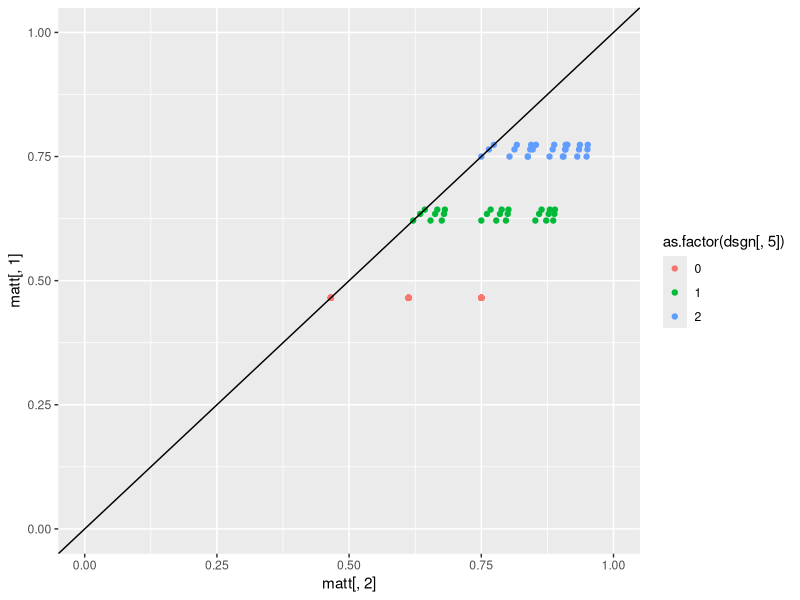
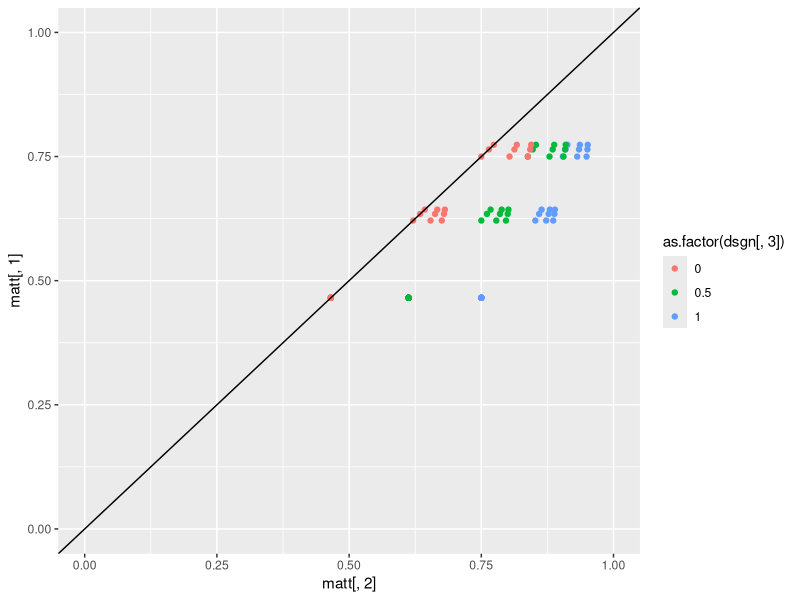
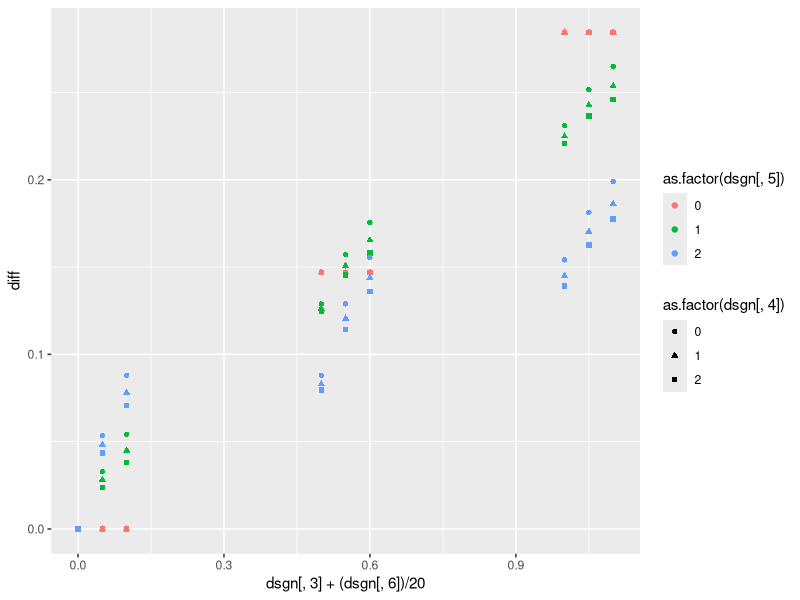
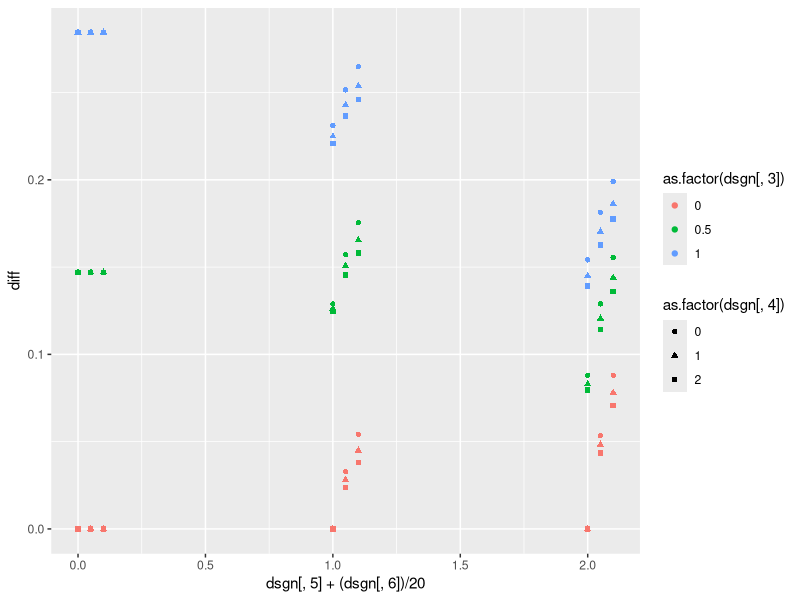
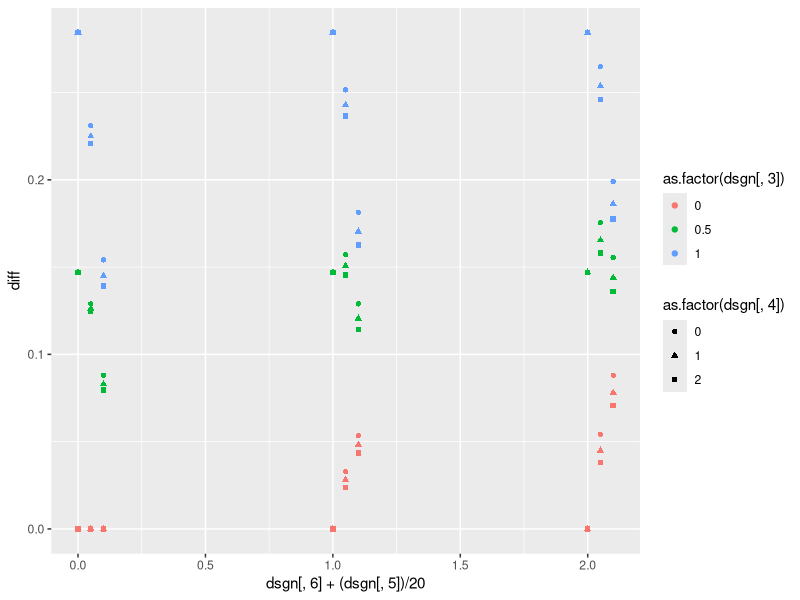
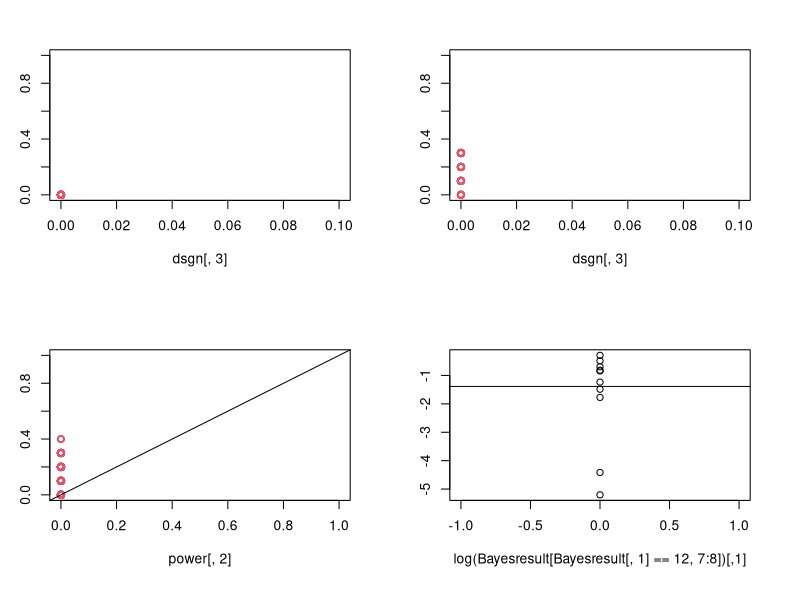

Source code (R) for these figures, in order:
####
# This code sets determines how different parameter settings influence diff= P(y2=1|X1=X2=1)-P(y2=1|X1=X2=0)
#
#
######################################################################## Design of experiment
lvls <- list(NA)

fixlev<-c(0.25)  # levels for not interesting parameters
#seqlev<-round(seq(0,4,0.3333),3)  # levels for  interesting parameters
seqlev<-c(0,1,2) # levels for  interesting parameters

lvls[[1]] <- fixlev

lvls[[2]] <- fixlev

lvls[[3]] <- c(0,0.5,1) 

lvls[[4]] <- seqlev 

lvls[[5]] <- seqlev

lvls[[6]] <-seqlev

lvls[[7]] <- fixlev

lvls[[8]] <- c(0)

lvls[[9]] <- c(0)

lvls[[10]] <- c(0)

lvls[[11]] <- fixlev

interceptc<-(0)  # intercept for C1 and C2
intercepty<-(-1)   # intercept for Y1 and Y2
intercepth<-0.5  #intercept for H
interceptz<-0.5
interceptx<-0.5

### factorial design
dsgn <- as.matrix(expand.grid(lvls[[1]], lvls[[2]], lvls[[3]], lvls[[4]], lvls[[5]], lvls[[6]], lvls[[7]], lvls[[8]], lvls[[9]], lvls[[10]], lvls[[11]]))
dim(dsgn)

######################################################################## CALCULATE TRUE VALUES OF diff
				matt <- matrix(0, dim(dsgn)[1], 2)

for (i in c(1:dim(dsgn)[1])) {
truetheta11 <- 0
kk <- 1
individual <- matrix(0, 8, 8)

 myH<-0
 myZ<-0
 myX1<-1
 myX2<-1
    for (c2i in 0:1) {
        for (y1i in 0:1) {
            for (c1i in 0:1) {
                individual[kk, 1:3] <- c(y1i, c1i, c2i)
 
                # P(C1=1 or =0)
                pc1<-1/(1+exp(-(interceptc )))
                aa <- (as.numeric(c1i == 1) * (pc1) + as.numeric(c1i == 0) * (1-pc1))

                # P(Y1=1 or =0|C1,X1)
                py1<-1/(1+exp(-(intercepty + dsgn[i, 5]*c1i + dsgn[i, 3]*myX1 + dsgn[i, 8]*myH)))
                bb <- as.numeric(y1i == 1) * (py1) + as.numeric(y1i == 0) * (1 - py1)

                # P(C2=1 or =0|C1,X1)
                pc2<-(1/(1+exp(-(interceptc + dsgn[i, 4]*c1i + dsgn[i, 6]*myX1))))
                cc <- as.numeric(c2i == 1) * (pc2)  + as.numeric(c2i == 0)*(1-pc2)
                
                # P(Y2=1|C2,X2,Y1)
                dd <- (as.numeric(y1i == 1) * 1 + as.numeric(y1i == 0) * ( (1/(1+exp(-(intercepty+dsgn[i, 9]*myZ + dsgn[i, 5]*c2i + dsgn[i, 3]*myX2 + dsgn[i, 8]*myH)))) ))                

                individual[kk, 5:8] <- c(aa, bb, cc, dd)
		
                # Product
                individual[kk, 4] <- aa * bb * cc * dd
                truetheta11 <- truetheta11 + individual[kk, 4]   

                kk <- kk + 1
            }
        }
    }
    
    
    
    truetheta00<- 0
    kk <- 1
    individual <- matrix(0, 8, 8)
    myH<-0
    myZ<-0
    myX1<-0
    myX2<-0

    for (c2i in 0:1) {
        for (y1i in 0:1) {
            for (c1i in 0:1) {
                individual[kk, 1:3] <- c(y1i, c1i, c2i)
 
                # P(C1=1 or =0)
                pc1<-1/(1+exp(-(interceptc )))
                aa <- (as.numeric(c1i == 1) * (pc1) + as.numeric(c1i == 0) * (1-pc1))

                # P(Y1=1 or =0|C1,X1)
                py1<-1/(1+exp(-(intercepty + dsgn[i, 5]*c1i + dsgn[i, 3]*myX1 + dsgn[i, 8]*myH)))
                bb <- as.numeric(y1i == 1) * (py1) + as.numeric(y1i == 0) * (1 - py1)

                # P(C2=1 or =0|C1,X1)
                pc2<-(1/(1+exp(-(interceptc + dsgn[i, 4]*c1i + dsgn[i, 6]*myX1))))
                cc <- as.numeric(c2i == 1) * (pc2)  + as.numeric(c2i == 0)*(1-pc2)
                
                # P(Y2=1|C2,X2,Y1)
                dd <- (as.numeric(y1i == 1) * 1 + as.numeric(y1i == 0) * ( (1/(1+exp(-(intercepty+dsgn[i, 9]*myZ + dsgn[i, 5]*c2i + dsgn[i, 3]*myX2 + dsgn[i, 8]*myH)))) ))                

                individual[kk, 5:8] <- c(aa, bb, cc, dd)
            

                # Product
                individual[kk, 4] <- aa * bb * cc * dd
                truetheta00 <- truetheta00 + individual[kk, 4]
                
                kk <- kk + 1
            }
        }
    }
  
    matt[i, ] <- c(truetheta00, truetheta11)
    print(i/dim(dsgn)[1])
}
######################################################################## 

library(ggplot2)
# Marginal probabilities of y2:
colMeans(matt)

diff<-round(matt[,2]-matt[,1],5)
summary(diff)

qplot(matt[,2],matt[,1],  color=as.factor(dsgn[,5]), ylim=c(0,1), xlim=c(0,1))+geom_abline(slope=1,intercept=0)
qplot(matt[,2],matt[,1],  color=as.factor(dsgn[,3]), ylim=c(0,1), xlim=c(0,1))+geom_abline(slope=1,intercept=0)

# Plots of interest:

#Theta3 has noticiable effect
qplot(dsgn[,3]+(dsgn[,6])/20, diff,  color=as.factor(dsgn[,5]), shape=as.factor(dsgn[,4]))

# Theta5 and Theta6 also have effect
qplot(dsgn[,5]+(dsgn[,6])/20, diff,  color=as.factor(dsgn[,3]), shape=as.factor(dsgn[,4]))
qplot(dsgn[,6]+(dsgn[,5])/20, diff,  color=as.factor(dsgn[,3]), shape=as.factor(dsgn[,4]))

######################################################################
mod1<-glm(diff~dsgn[,c(1:7,11)] + .*.*.,data=data.frame(dsgn[,c(1:7,11)]), family="binomial")
summary(mod1)
summary(mod1)$coefficients[summary(mod1)$coefficients[,4]<0.1,]


######################################################################## 






######################################################################## 
ppp <- 1
est <- matrix(0, dim(dsgn)[1], 2)
kkk <- 1
result <- matrix(0, dim(dsgn)[1], 2)
numsim <- 10  ### number of datasets generated under each scenario
Bayesresult <- matrix(0, dim(dsgn)[1] * numsim, 8)
n <- 5000  ### size of each dataset
set.seed(13)  ### for reproducibility
seedlist <- sample(1:250000, size = numsim)

######################################################################## 
simdatasum<-matrix(0,dim(dsgn)[1],8)
colnames(simdatasum)<-c( "H",     "Z",    "C1",    "X1",    "C2",    "Y1",    "X2",    "Y2") 
for (i in c(1:dim(dsgn)[1])) {
    ### loop over datasets
    for (j in 1:numsim) {
        print(c(i, j))
        
        set.seed(seedlist[j])

        H <- rbinom(n, size = 1, prob = (1/(1+exp(-(intercepth)))) )
        Z<-rbinom(n, 1, (1/(1+exp(-(interceptz + dsgn[i, 10]*H)))) )
        C1 <- rbinom(n, size = 1, prob = (1/(1+exp(-(interceptc)))) )
        X1<- rbinom(n, 1, (1/(1+exp(-(interceptx + dsgn[i, 1]*C1 + dsgn[i, 2]*H)))) ) 
        C2 <-rbinom(n, 1, (1/(1+exp(-(interceptc + dsgn[i, 4]*C1 + dsgn[i, 6]*X1)))) )         
        Y1 <-rbinom(n, 1, (1/(1+exp(-(intercepty + dsgn[i, 5]*C1 + dsgn[i, 3]*X1 + dsgn[i, 8]*H)))) ) 
        X2 <-rbinom(n, 1, (1/(1+exp(-(interceptx + dsgn[i, 1]*C2  + dsgn[i, 2]*H + dsgn[i, 7]*Y1 + dsgn[i, 9]*Z + dsgn[i, 11]*X1)))) )
        Y2 <- rep(1, n)  
        Y2[Y1 == 0]<-rbinom(length(Y2[Y1 == 0]), 1, (1/(1+exp(-(intercepty + dsgn[i, 9]*Z + dsgn[i, 5]*C2 + dsgn[i, 3]*X2 + dsgn[i, 8]*H)))) )     
        simdata <- data.frame(H,Z,C1,X1,C2,Y1,X2,Y2)
simdatasum[i,]<-colMeans(simdata)
        print(colMeans(simdata))

######################################################################## 
        HprobB <- function(h, nm = 1) {
            ss <- sum(simdata$H)
            nn <- length(simdata$H)
            pp <- (rbeta(nm, (ss + 1), (nn - ss + 1)))
            if (h == 0) {
                return(1 - as.numeric(pp))
            }
            if (h == 1) {
                return(as.numeric(pp))
            }
        }
        
        
        C1probB <- function(h, c1, nm = 1) {
            ss <- sum(simdata$C1[simdata$H == h])
            nn <- length(simdata$C1[simdata$H == h])
            pp <- (rbeta(nm, (ss + 1), (nn - ss + 1)))
            if (c1 == 0) {
                return(1 - as.numeric(pp))
            }
            if (c1 == 1) {
                return(as.numeric(pp))
            }
        }
        
        C2probB <- function(h, c2, c1, x1, nm = 1) {
            ss <- sum(simdata$C2[simdata$H == h & simdata$C1 == c1 & simdata$X1 == x1])
            nn <- length(simdata$C2[simdata$H == h & simdata$C1 == c1 & simdata$X1 == x1])
            pp <- (rbeta(nm, (ss + 1), (nn - ss + 1)))
            if (c2 == 0) {
                return(1 - as.numeric(pp))
            }
            if (c2 == 1) {
                return(as.numeric(pp))
            }
        }
        
        Y2probB <- function(h, y2, c1, c2, x1, x2, nm = 1) {
            ss <- sum(simdata$Y2[simdata$H == h & simdata$C2 == c2 & simdata$X2 == x2 & simdata$C1 == c1 & simdata$X1 == x1])
            nn <- length(simdata$Y2[simdata$H == h & simdata$C2 == c2 & simdata$X2 == x2 & simdata$C1 == c1 & 
                simdata$X1 == x1])
            pp <- (rbeta(nm, (ss + 1), (nn - ss + 1)))
            if (y2 == 0) {
                return(1 - as.numeric(pp))
            }
            if (y2 == 1) {
                return(as.numeric(pp))
            }
        }
        
        
        nB <- 500
        sumtheta11B <- 0
        sumtheta00B <- 0
        for (c2i in 0:1) {
            for (c1i in 0:1) {
                for (hi in 0:1) {
                  
                  sumtheta11B <- sumtheta11B + HprobB(h = hi, nB) * C1probB(h = hi, c1 = c1i, nm = nB) * C2probB(h = hi, 
                    c2 = c2i, c1 = c1i, x1 = 1, nm = nB) * Y2probB(h = hi, y2 = 1, c1 = c1i, c2 = c2i, x1 = 1, 
                    x2 = 1, nm = nB)
                  
                  sumtheta00B <- sumtheta00B + HprobB(h = hi, nB) * C1probB(h = hi, c1 = c1i, nm = nB) * C2probB(h = hi, 
                    c2 = c2i, c1 = c1i, x1 = 0, nm = nB) * Y2probB(h = hi, y2 = 1, c1 = c1i, c2 = c2i, x1 = 0, 
                    x2 = 0, nm = nB)
                  
                }
            }
        }
        
        sumtheta00Bvec <- sumtheta00B
        sumtheta11Bvec <- sumtheta11B
        Bpval <- 1 - mean((sumtheta00Bvec - sumtheta11Bvec) > 0)
        
        Hpval <- summary(glm(Y2 ~ H, data = simdata, family = "binomial"))$coefficients[2, 4]
        
        Bayesresult[kkk, ] <- c(i, j, c(1, 1), mean(sumtheta00Bvec), mean(sumtheta11Bvec), Bpval, Hpval)
        kkk <- kkk + 1
    }
}

######################################################################## 



AA <- Bayesresult
Bayesresult <- AA


power <- matrix(0, dim(dsgn)[1], 3)
for (i in (dim(dsgn)[1]:1)) {
    power[i, ] <- c(i, mean(Bayesresult[Bayesresult[, 1] == i, ][, 7] <= 0.15), mean(Bayesresult[Bayesresult[, 
        1] == i, ][, 8] <= 0.15))
}

par(mfrow = c(2, 2), mar = c(6, 3, 3, 3))
plot(power[, 2] ~ dsgn[,3], mar = c(9, 3, 3, 3), col = as.numeric(as.factor(dsgn[, 2])) + 1, pch = as.numeric(as.factor(dsgn[, 
    2])), lwd = 2, xlim = c(0, 0.1), ylim = c(0, 1))

plot(power[, 3] ~ dsgn[,3], mar = c(9, 3, 3, 3), col = as.numeric(as.factor(dsgn[, 2])) + 1, pch = as.numeric(as.factor(dsgn[, 
    2])), lwd = 2, xlim = c(0, 0.1), ylim = c(0, 1))

plot(power[, 3] ~ power[, 2], mar = c(9, 3, 3, 3), col = as.numeric(as.factor(dsgn[, 2])) + 1, pch = as.numeric(as.factor(dsgn[, 
    2])), lwd = 2, xlim = c(0, 1), ylim = c(0, 1))
abline(0, 1)

plot(log(Bayesresult[Bayesresult[, 1] == 12, 7:8]))
lines(rep(log(0.25), 2), y = c(-100, 100))
lines(y = rep(log(0.25), 2), x = c(-100, 100))